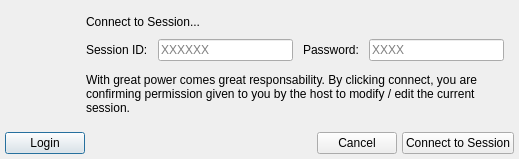
<?xml version="1.0" encoding="UTF-8"?>
<ui version="4.0">
 <class>RTCClientWindow</class>
 <widget class="QDialog" name="RTCClientWindow">
  <property name="geometry">
   <rect>
    <x>0</x>
    <y>0</y>
    <width>519</width>
    <height>159</height>
   </rect>
  </property>
  <property name="windowTitle">
   <string>Dialog</string>
  </property>
  <layout class="QVBoxLayout" name="verticalLayout">
   <property name="spacing">
    <number>5</number>
   </property>
   <property name="leftMargin">
    <number>5</number>
   </property>
   <property name="topMargin">
    <number>5</number>
   </property>
   <property name="rightMargin">
    <number>5</number>
   </property>
   <property name="bottomMargin">
    <number>5</number>
   </property>
   <item>
    <widget class="QWidget" name="container" native="true">
     <property name="sizePolicy">
      <sizepolicy hsizetype="Expanding" vsizetype="Expanding">
       <horstretch>0</horstretch>
       <verstretch>0</verstretch>
      </sizepolicy>
     </property>
     <layout class="QVBoxLayout" name="verticalLayout_2">
      <property name="spacing">
       <number>10</number>
      </property>
      <property name="leftMargin">
       <number>10</number>
      </property>
      <property name="topMargin">
       <number>10</number>
      </property>
      <property name="rightMargin">
       <number>10</number>
      </property>
      <property name="bottomMargin">
       <number>10</number>
      </property>
      <item>
       <layout class="QHBoxLayout" name="horizontalLayout_2">
        <property name="spacing">
         <number>15</number>
        </property>
        <item>
         <layout class="QVBoxLayout" name="verticalLayout_3">
          <property name="leftMargin">
           <number>0</number>
          </property>
          <item>
           <widget class="QWidget" name="iconBox" native="true">
            <property name="minimumSize">
             <size>
              <width>56</width>
              <height>56</height>
             </size>
            </property>
            <property name="maximumSize">
             <size>
              <width>56</width>
              <height>56</height>
             </size>
            </property>
           </widget>
          </item>
          <item>
           <spacer name="verticalSpacer">
            <property name="orientation">
             <enum>Qt::Vertical</enum>
            </property>
            <property name="sizeHint" stdset="0">
             <size>
              <width>20</width>
              <height>40</height>
             </size>
            </property>
           </spacer>
          </item>
         </layout>
        </item>
        <item>
         <layout class="QVBoxLayout" name="verticalLayout_5">
          <property name="spacing">
           <number>10</number>
          </property>
          <item>
           <widget class="QLabel" name="titleLabel">
            <property name="text">
             <string>Connect to Session...</string>
            </property>
           </widget>
          </item>
          <item>
           <layout class="QHBoxLayout" name="horizontalLayout_3">
            <item>
             <widget class="QLabel" name="label">
              <property name="text">
               <string>Session ID:</string>
              </property>
             </widget>
            </item>
            <item>
             <widget class="QLineEdit" name="sessionID">
              <property name="maxLength">
               <number>6</number>
              </property>
              <property name="placeholderText">
               <string>XXXXXX</string>
              </property>
             </widget>
            </item>
            <item>
             <widget class="QLabel" name="label_2">
              <property name="text">
               <string>Password:</string>
              </property>
             </widget>
            </item>
            <item>
             <widget class="QLineEdit" name="sessionPassword">
              <property name="inputMask">
               <string/>
              </property>
              <property name="text">
               <string/>
              </property>
              <property name="maxLength">
               <number>4</number>
              </property>
              <property name="echoMode">
               <enum>QLineEdit::Password</enum>
              </property>
              <property name="placeholderText">
               <string>XXXX</string>
              </property>
             </widget>
            </item>
           </layout>
          </item>
          <item>
           <widget class="QLabel" name="messageLabel">
            <property name="sizePolicy">
             <sizepolicy hsizetype="Expanding" vsizetype="Expanding">
              <horstretch>0</horstretch>
              <verstretch>0</verstretch>
             </sizepolicy>
            </property>
            <property name="text">
             <string>With great power comes great responsability. By clicking connect, you are confirming permission given to you by the host to modify / edit the current session.</string>
            </property>
            <property name="wordWrap">
             <bool>true</bool>
            </property>
           </widget>
          </item>
         </layout>
        </item>
       </layout>
      </item>
     </layout>
    </widget>
   </item>
   <item>
    <layout class="QHBoxLayout" name="horizontalLayout">
     <property name="spacing">
      <number>5</number>
     </property>
     <item>
      <widget class="QPushButton" name="logoutButton">
       <property name="text">
        <string>Login</string>
       </property>
      </widget>
     </item>
     <item>
      <spacer name="horizontalSpacer">
       <property name="orientation">
        <enum>Qt::Horizontal</enum>
       </property>
       <property name="sizeHint" stdset="0">
        <size>
         <width>40</width>
         <height>20</height>
        </size>
       </property>
      </spacer>
     </item>
     <item>
      <widget class="QPushButton" name="cancelButton">
       <property name="text">
        <string>Cancel</string>
       </property>
      </widget>
     </item>
     <item>
      <widget class="QPushButton" name="connectButton">
       <property name="text">
        <string>Connect to Session</string>
       </property>
      </widget>
     </item>
    </layout>
   </item>
  </layout>
 </widget>
 <resources/>
 <connections/>
</ui>
